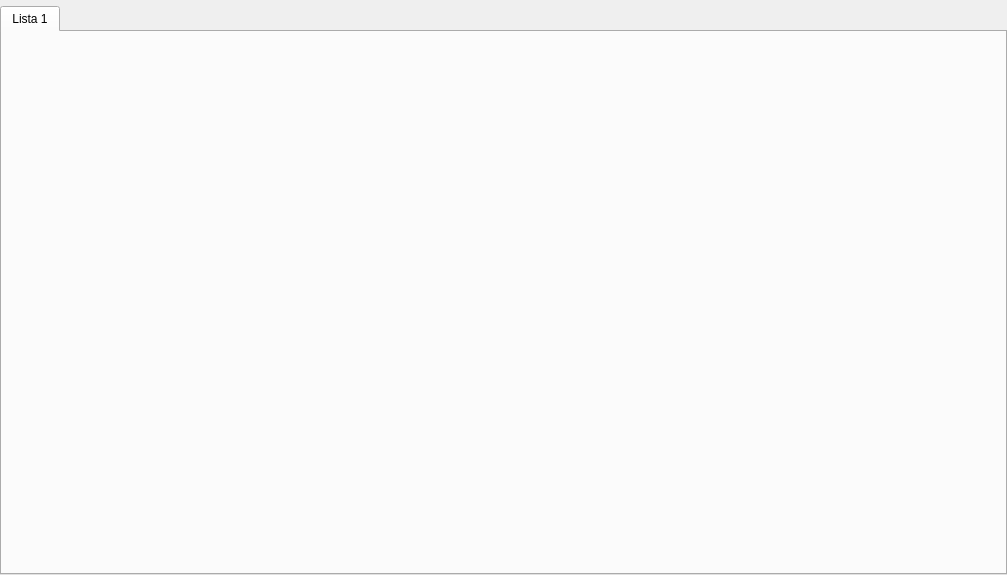
<?xml version="1.0" encoding="UTF-8"?>
<ui version="4.0">
 <class>Subwindow</class>
 <widget class="QWidget" name="Subwindow">
  <property name="geometry">
   <rect>
    <x>0</x>
    <y>0</y>
    <width>1007</width>
    <height>575</height>
   </rect>
  </property>
  <property name="windowTitle">
   <string>Form</string>
  </property>
  <layout class="QVBoxLayout" name="verticalLayout_2">
   <property name="leftMargin">
    <number>0</number>
   </property>
   <property name="topMargin">
    <number>6</number>
   </property>
   <property name="rightMargin">
    <number>0</number>
   </property>
   <property name="bottomMargin">
    <number>0</number>
   </property>
   <item>
    <widget class="QTabWidget" name="tabEditor">
     <property name="toolTip">
      <string/>
     </property>
     <property name="tabPosition">
      <enum>QTabWidget::North</enum>
     </property>
     <property name="tabShape">
      <enum>QTabWidget::Rounded</enum>
     </property>
     <property name="currentIndex">
      <number>0</number>
     </property>
     <property name="elideMode">
      <enum>Qt::ElideNone</enum>
     </property>
     <property name="usesScrollButtons">
      <bool>true</bool>
     </property>
     <widget class="QWidget" name="tabLista">
      <attribute name="title">
       <string>Lista 1</string>
      </attribute>
      <layout class="QVBoxLayout" name="verticalLayoutMan"/>
     </widget>
    </widget>
   </item>
  </layout>
 </widget>
 <resources>
  <include location="../../../../Repositórios/BRConfig/bin/uis/icons.qrc"/>
 </resources>
 <connections/>
</ui>
